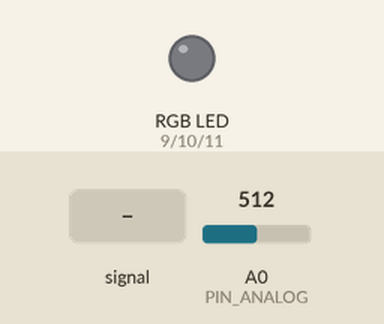
This sketch was run on a simulated Arduino Uno, built with avr-gcc and run on an emulated ATmega328P. Parts: an RGB LED mixed from three pins (HIGH = lit). The test bench sets the inputs (shaded band); at power-on: A0 (PIN_ANALOG) = 512. Dim RGB values are drawn brighter than linear; pins used as bus, display or sensor lines are not drawn.

Above: at 1.2 s.
1.3 s: A0 (PIN_ANALOG) fed a 200 Hz sine of ±81 counts around its level
At 1.52 s:
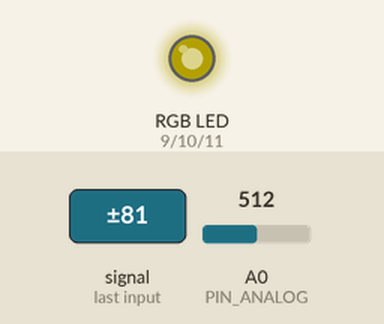
4.3 s: A0 (PIN_ANALOG) set to 0
At 4.6 s:
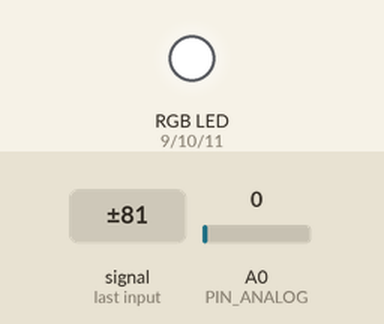
Timing chart, 0 to 7.3 s (numbered marks = the images above; inputs shaded):
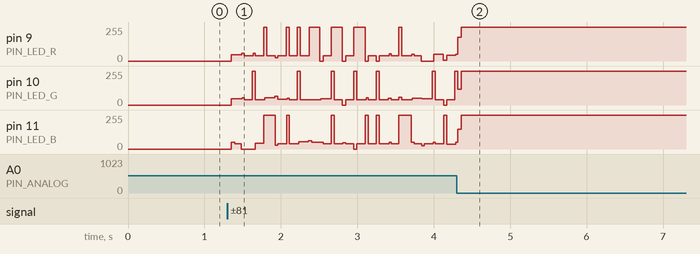

The sketch:

Adaptive_Microphone_LEDs.ino
```cpp
#define MSGEQ_CHANNELS 7
//#define ATTINY_BUILD

/*#ifdef ATTINY_BUILD
const int PIN_ANALOG = 1; // MSGEQ7 OUT
const int PIN_STROBE = 5; // MSGEQ7 STROBE
const int PIN_RESET = 2; // MSGEQ7 RESET
const int PIN_LED_R = 0;
const int PIN_LED_G = 3;
const int PIN_LED_B = 4;
#else*/
//#define DEBUG
const int PIN_ANALOG = 0; // MSGEQ7 OUT
const int PIN_STROBE = 2; // MSGEQ7 STROBE
const int PIN_RESET = 3; // MSGEQ7 RESET
const int PIN_LED_R = 9;
const int PIN_LED_G = 10;
const int PIN_LED_B = 11;
//#endif


int inputValues[MSGEQ_CHANNELS];
int cleanValues[MSGEQ_CHANNELS];
int outputValues[MSGEQ_CHANNELS];

// Values used for adaptive tracking
int currentLoop = 0;
int peakValues[MSGEQ_CHANNELS];
int prevValues[MSGEQ_CHANNELS];
int deltas[MSGEQ_CHANNELS];

// MSGEQ Values are 63Hz, 160Hz, 400Hz, 1kHz, 2.5kHz, 6.25kHz and 16kHz
// MSGEQ7 OUT pin produces values around 50-80
// when there is no input, so use this value to
// filter out a lot of the chaff.
const int MSGEQ_FILTER = 80;
const int SILENCE_FILTER = MSGEQ_FILTER + 10;

// MSGEQ Channels used for each LED colour. These will be
// updated based on the stat tracking to adapt to the
// current music.
int channelR = 0;
int channelG = 1;
int channelB = 2;

void setup()
{
#ifdef DEBUG
  Serial.begin(9600);
#endif
  // Read from MSGEQ7 OUT
  pinMode(PIN_ANALOG, INPUT);
  // Write to MSGEQ7 STROBE and RESET
  pinMode(PIN_STROBE, OUTPUT);
  pinMode(PIN_RESET, OUTPUT);

  // Set analogPin's reference voltage
  analogReference(DEFAULT); // 5V

  // Set startup values for pins
  digitalWrite(PIN_RESET, LOW);
  digitalWrite(PIN_STROBE, HIGH);

  // Initialize our arrays
  for (int i = 0; i < MSGEQ_CHANNELS; i++) {
    peakValues[i] = 0;
    deltas[i] = 0;
    prevValues[i] = 0;
  }
}

void loop()
{
  readInputValues();
  cleanInputValues();
  writeOutputs();
  updateStats();

#ifdef DEBUG
  writeDebug();
#endif

  currentLoop++;
  if (currentLoop % 100 == 0) {
    resetLevels();
  }
  if (currentLoop == 100) {
    reconfigureChannels();
    resetStats();
  } else if (currentLoop == 1000) {
    currentLoop = 0;
  }
}


void readInputValues()
{
  // Set reset pin low to enable strobe
  digitalWrite(PIN_RESET, HIGH);
  digitalWrite(PIN_RESET, LOW);

  // Read all the seven values
  for (int i=0; i<MSGEQ_CHANNELS; i++) {
    digitalWrite(PIN_STROBE, LOW);
    delayMicroseconds(30); // Allow output to settle
    inputValues[i] = analogRead(PIN_ANALOG);
    digitalWrite(PIN_STROBE, HIGH);
  }
}


void cleanInputValues()
{
  for (int i=0; i<MSGEQ_CHANNELS; i++) {
    if (peakValues[i] < SILENCE_FILTER) {
      // Guard against cases where the peak is only marginally above the input
      // filter level (i.e. near-silent)
      cleanValues[i] = 0;
    } else {
      cleanValues[i] = inputValues[i];

      // Constrain any value above peak or below filterValue
      cleanValues[i] = constrain(cleanValues[i], MSGEQ_FILTER, peakValues[i]);

      // Remap the value to a number between 0 and 255
      cleanValues[i] = map(cleanValues[i], MSGEQ_FILTER, peakValues[i], 0, 255);

      // Guard against negative values that crop up somehow despite the constrain
      if (cleanValues[i] < 0) {
        cleanValues[i] = 0;
      }
    }
  }
}


void writeOutputs()
{
  analogWrite(PIN_LED_R, 255-cleanValues[channelR]);
  analogWrite(PIN_LED_G, 255-cleanValues[channelG]);
  analogWrite(PIN_LED_B, 255-cleanValues[channelB]);
}


void updateStats()
{
  for (int i = 0; i < MSGEQ_CHANNELS; i++) {
    peakValues[i] = max(peakValues[i], inputValues[i]);
    deltas[i] += abs(prevValues[i] - inputValues[i]);
    prevValues[i] = inputValues[i];
  }
}


void resetStats()
{
#ifdef DEBUG
  Serial.println("Resetting stats");
#endif
  for (int i = 0; i < MSGEQ_CHANNELS; i++) {
    deltas[i] = 0;
    prevValues[i] = 0;
  }
}


void resetLevels()
{
#ifdef DEBUG
  Serial.println("Resetting levels");
#endif
  for (int i = 0; i < MSGEQ_CHANNELS; i++) {
    peakValues[i] = 0;
  }
}

struct ChannelData {
  int delta;
  int channel;
};

void reconfigureChannels()
{
#ifdef DEBUG
  Serial.println("Reconfiguring channels....");
  Serial.print("Deltas:");
  printArray(deltas);
#endif

  // Build a structure to sort
  ChannelData info[MSGEQ_CHANNELS];
  for (int i = 0; i < MSGEQ_CHANNELS; i++) {
    info[i] = {deltas[i], i};
  }

  // Just use a lazy bubble-sort
  for(int i=0; i<(MSGEQ_CHANNELS-1); i++) {
    for (int o=0; o<(MSGEQ_CHANNELS-(i+1)); o++) {
      if (info[o].delta < info[o+1].delta) {
        ChannelData tmp = info[o];
        info[o] = info[o+1];
        info[o+1] = tmp;
      }
    }
  }

  // Now sort the top three back in order of frequency
  for (int i=0; i<3-1; i++) {
    for (int j=0; j<(3-(i+1)); j++) {
      if (info[j].channel < info[j+1].channel) {
        ChannelData tmp = info[j];
        info[j] = info[j+1];
        info[j+1] = tmp;
      }
    }
  }

  channelR = info[0].channel;
  channelG = info[1].channel;
  channelB = info[2].channel;

#ifdef DEBUG
  Serial.print("  R Channel: "); Serial.print(channelR);
  Serial.print("  G Channel: "); Serial.print(channelG);
  Serial.print("  B Channel: "); Serial.print(channelB);
  Serial.println();
#endif
}


void writeDebug()
{
#ifdef DEBUG
  printArray(cleanValues);
  Serial.print("  ");
  printArray(inputValues);
  //Serial.print("  ");
  //printArray(deltas);
  String chInfo = "";
    chInfo = chInfo + "  R:" + channelR + ":" + peakValues[channelR];
    chInfo = chInfo + "  G:" + channelG + ":" + peakValues[channelG];
    chInfo = chInfo + "  B:" + channelB + ":" + peakValues[channelB];
  Serial.print(chInfo);
  Serial.print("  ");
  Serial.println(currentLoop);
#endif
}

void printArray(int arr[])
{
#ifdef DEBUG
  String str = "[";
  for (int i = 0; i < MSGEQ_CHANNELS; i++) {
    if (arr[i] == 0) {
      str = str + "   ,";
    } else {
      if (arr[i] < 100) {
        str = str + " ";
        if (arr[i] < 10) {
          str = str + " ";
        }
      }
      str = str + arr[i] + ",";
    }
    str = str + " ";
  }
  str = str.substring(0, str.length()-2) + "]";
  Serial.print(str);
#endif
}
```
